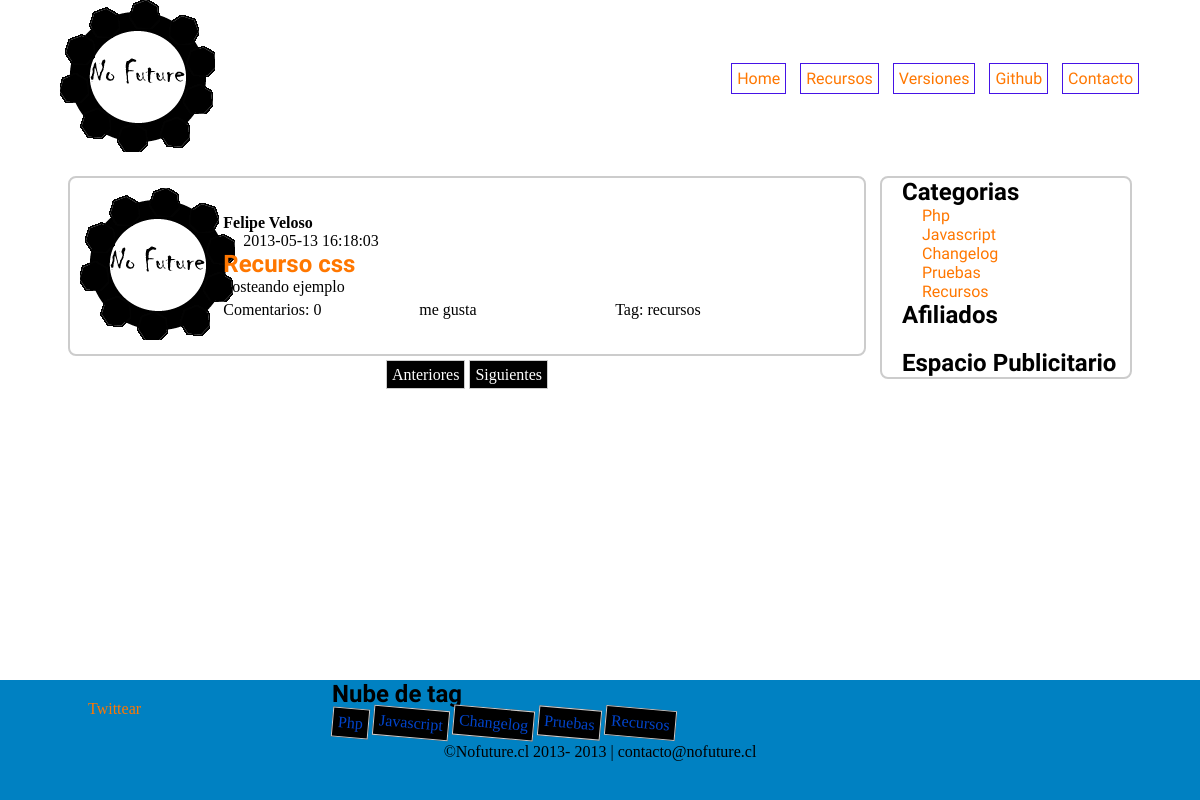
Page /entradas.php?cat=recursos on the committed database.
### tables this page shows
CREATE TABLE IF NOT EXISTS `pagina` (
  `idpagina` int(11) NOT NULL AUTO_INCREMENT,
  `nombre` varchar(100) DEFAULT NULL,
  `link` varchar(100) DEFAULT NULL,
  PRIMARY KEY (`idpagina`)
);

CREATE TABLE IF NOT EXISTS `post` (
  `idpost` int(11) NOT NULL AUTO_INCREMENT,
  `idusuario` int(11) DEFAULT NULL,
  `titulo` varchar(100) DEFAULT NULL,
  `fecha` datetime DEFAULT NULL,
  `contenido` text,
  `categoria` text,
  PRIMARY KEY (`idpost`)
);

CREATE TABLE IF NOT EXISTS `usuario` (
  `idusuario` int(11) NOT NULL AUTO_INCREMENT,
  `nombre` varchar(150) DEFAULT NULL,
  `fechanac` date DEFAULT NULL,
  `correo` varchar(150) DEFAULT NULL,
  `password` varchar(20) DEFAULT NULL,
  `foto` text,
  PRIMARY KEY (`idusuario`)
);

CREATE TABLE IF NOT EXISTS `categoria` (
  `idcategoria` int(11) NOT NULL AUTO_INCREMENT,
  `nombre_categoria` varchar(100) DEFAULT NULL,
  `slug` varchar(100) DEFAULT NULL,
  PRIMARY KEY (`idcategoria`)
);

### class/class.php (called while the page is built, shortened)
<?php
class Conectar{
	public static function con(){
		$con = mysql_connect("localhost","nofuture_bloger","Riraito1221");
		return $con;
	}
}
class blog{
	private $menu_bar = array();
	private $post_cat = array();
	private $categoria = array();
	private $usuario = array();
	public function get_menubar(){
		$sql = ("SELECT * FROM pagina");
		$res = mysql_query($sql,Conectar::con());
		while($reg = mysql_fetch_assoc($res)){
			$this->menu_bar[] = $reg;
		}
		return $this->menu_bar;
	}
	public function get_post_cat($inicio, $categoria){
		$sql = ("SELECT * FROM post WHERE categoria = '$categoria' ORDER BY idpost DESC LIMIT $inicio,10");
		$res = mysql_query($sql, Conectar::con());
		while($reg = mysql_fetch_assoc($res)){
			$this->post_cat[] = $reg;
		}
		return $this->post_cat;
	}
	public function get_cantidad_comentarios($idpost){
		$sql = ("SELECT COUNT(*) AS cuantos FROM comentario WHERE idpost = $idpost");
		$res = mysql_query($sql,Conectar::con());
		if($reg = mysql_fetch_array($res)){
			$total = $reg["cuantos"];
		}
		return $total;
	}
	public function get_categorias(){
		$sql = ("SELECT * FROM categoria");
		$res = mysql_query($sql, Conectar::con());
		while($reg = mysql_fetch_assoc($res)){
			$this->categoria[] = $reg;
		}
		return $this->categoria;
	}
	public function get_usuario($idusuario){
		$sql = ("SELECT * FROM usuario WHERE idusuario = '$idusuario'");
		$res = mysql_query($sql, Conectar::con());
		while($reg = mysql_fetch_assoc($res)){
			$this->usuario[] = $reg;
		}
		return $this->usuario;
	}
}
?>

### entradas.php (the view, shortened to what this page needs)
<?php include_once('header.php'); ?>
<?php
include_once ('class/class.php');
$blog = new blog();
if(isset($_GET['pos'])){
	$inicio = $_GET['pos'];
}
else{
	$inicio = 0;
}
$post_cat = $blog->get_post_cat($inicio,$_GET["cat"]);
if(sizeof($post_cat) != 0){
?>
<section id="contenido">
	<section id="cuerpo">
		<?php for($i = 0; $i< sizeof($post_cat); $i++){?>
		<?php
		$cantidad_comentario = $blog->get_cantidad_comentarios($post_cat[$i]['idpost']);
		$usuario = $blog->get_usuario($post_cat[$i]['idusuario']);
		$texto = str_replace(" ","-", $post_cat[$i]['titulo']);
		?>
		<article id="">
			<div class="foto">
				<img src="upload/<?php echo $usuario[0]['foto']; ?>"
					alt="Foto de Perfil <?php echo $post_cat[$i]['titulo'] ?>" />
			</div>
			<div class="noticia">
				<div class="autor">
					<?php echo $usuario[0]['nombre']?>
				</div>
				<div class="fecha">
					<?php echo $post_cat[$i]['fecha']?>
				</div>
				<div class="contenido">
					<h2>
						<a href="<?php echo $texto."c".$post_cat[$i]["idpost"].".php"; ?>"><?php echo $post_cat[$i]['titulo']; ?>
						</a>
					</h2>
					<?php echo $post_cat[$i]['contenido'];?>
				</div>
				<div class="comentarios">
					Comentarios:
					<?php echo $cantidad_comentario ?>
				</div>
				<div class="social">me gusta</div>
				<div class="tag">
					Tag:
					<?php echo $post_cat[$i]['categoria']?>
				</div>
			</div>
		</article>
		<div align="center" class="paginacion">
			<?php }	?>
			<?php if($inicio == 0){?>
			<a href="javascript:void(0)" class="paginacionbtn">Anteriores</a>
			<?php }else{
				$anterior = $inicio-5;
				?>
			<a href="?cat=<?php echo $_GET['cat'] ?>&pos=<?php echo $anterior;?>"
				class="paginacionbtn">Anteriores</a>
			<?php } ?>
			<?php if(count($post_cat) == 5){
				$proximo = $inicio+5;
				?>
			<a href="?cat=<?php echo $_GET['cat'] ?>&pos=<?php echo $proximo;?>"
				class="paginacionbtn">Anteriores</a>
			<?php
			}
			else{
	?>
			<a href="javascript:void(0)" class="paginacionbtn">Siguientes</a>
			<?php }
		}	?>
			</section>
			<aside>
				<?php include('sidebar.php'); ?>
			</aside>
		</section>
		<footer>
			<?php include('footer.php'); ?>
		</footer>
		</body>
		</html>

### header.php (shortened to what this page needs)
<?php
include_once 'class/class.php';
$blog = new blog();
$menubar =  $blog->get_menubar();
?>
<!DOCTYPE html>
<html>
<head>
<link rel="stylesheet" type="text/css" href="css/estilos.css">
</head>
<body>
	<header>
		<div id="logo" align="left">
			<a href="index.php"><img src="images/logo.png" /> </a>
		</div>
		<nav>
			<ul>
				<?php for($i = 0; $i<sizeof($menubar);$i++){ ?>
				<li><a href="<?php echo $menubar[$i]['link']; ?>"><?php echo $menubar[$i]['nombre'];?>
				</a></li>
				<?php }?>
			</ul>
		</nav>
	</header>

### sidebar.php (shortened to what this page needs)
<?php
include_once 'class/class.php';
$blog = new blog();
$categorias =  $blog->get_categorias();
?>
<ul>
	<li><h2>Categorias</h2></li>
	<?php for($i = 0; $i<sizeof($categorias);$i++){ ?>
	<li><a href="entradas.php?cat=<?php echo $categorias[$i]['slug'];?>"><?php echo $categorias[$i]['nombre_categoria']; ?>
	</a></li>
	<?php }?>
	<li><h2>Afiliados</h2></li>
</ul>
<div id="publicidad">
	<h2>Espacio Publicitario</h2>
</div>

### footer.php (shortened to what this page needs)
<?php
include_once 'class/class.php';
$tager_blog = new blog();
$tager = $tager_blog->get_categorias();
?>
<div id="socialmedia">
	<a href="https://twitter.com/share/" class="twitter-share-button"
		data-count="vertical" data-url="http://nofuture.cl"
		data-text="Visita Nofuture.cl Tu lugar para todo"
		data-via="Nofuturecl" data-lang="es">Twittear</a>
</div>
<div id="nubetags">
	<h2>Nube de tag</h2>
	<?php for($i = 0 ;$i<sizeof($tager);$i++){?>
	<div class="tager">
		<a href="entradas.php?cat=<?php echo $tager[$i]['slug']; ?>"><?php echo $tager[$i]['nombre_categoria']; ?>
		</a>
	</div>
	<?php }?>
</div>
<div id="footer">
	<p>
		&copyNofuture.cl 2013-
		<?php echo date('Y');?>
		| contacto@nofuture.cl
	</p>
</div>

### css/estilos.css (style rules this page uses)
* { border: 0px; margin: 0px; padding: 0px; }
article,figcaption,figure,footer,header,hgroup,nav, section { display: block; }
audio, iframe ,img,video, { max-width: 100%; }
a { color: #F70; font: bold; text-decoration: none; }
section#contenido { margin: 0px auto; max-width: 95%; text-align: center; margin-bottom: 140px; }
header { max-width: 100%; margin-bottom: 20px; }
footer { max-width: 100%; text-align: center; position:fixed; bottom:0; width:100%; height:120px; background-color:#0081C2; }
nav { text-align: right; width: 60%; }
nav, div#logo { display: inline-block; max-width: 100%; text-align: right; vertical-align: middle; }
nav ul { list-style: none; }
nav li { display: inline-block; padding: 5px; }
nav a { font-family: 'Unkempt', cursive; border: 1px solid #4513E6; padding: 5px; transition: all 0.5s linear; }
section#cuerpo,section#cuerporecurso, aside { border-radius: 0.5em; display: inline-block; margin: 0 auto; max-width: 100%; width: 70%; vertical-align: top; }
h2 { font-family: 'Unkempt', cursive; font-weight: bold; }
article,.comentario { border: 2px #CCCCCC solid; border-radius: 0.5em; padding: 10px; text-align: left; margin-bottom: 5px; }
aside { width: 20%; border: 2px #CCCCCC solid; text-align: left; padding-left: 20px; margin-left: 10px; }
aside ul { list-style: none; }
aside li { display: block; }
aside a { font-family: 'Unkempt', cursive; text-align: left; padding-left: 20px; }
div#logo { text-align: left; width: 30%; margin-left: 5%; }
#publicidad { margin-top: 20px; }
#socialmedia, #nubetags { display: inline-block; text-align: left; padding-left: 5%; vertical-align: middle; }
#socialmedia { width: 15%; }
#nubetags { width: 70%; }
#footer { width: 95%; display: inline-block; margin-top: 5px; }
.foto , .noticia { display: inline-block; vertical-align: middle; }
.foto { width: 18%; }
.noticia { width: 80%; }
.fecha, .autor { text-align: left; display: inline-block; }
.autor { font-weight: bold; width: 100%; }
.fecha { margin-left: 20px; font-weight: normal; }
.contenido { text-align: left; margin-bottom: 5px; }
.comentarios, .social, .tag { display: inline-block; text-align: left; }
.comentarios { width: 31% }
.social { width: 31% }
.tag { width: 31% }
.tager { display: inline-block; padding: 5px; border: 1px solid #CCCCCC; background: #000000; transform:rotate(5deg); -webkit-transform:rotate(5deg); }
.tager a { color: #0044CC; }
.paginacion { margin-top: 10px; }
.paginacionbtn { border: 1px solid #CCCCCC; background: #000000; color: #FFFFFF; padding: 5px; }

### rows in the picture
pagina: nombre "Home"
pagina: nombre "Recursos"
pagina: nombre "Versiones"
pagina: nombre "Github"
pagina: nombre "Contacto"
post: idusuario.foto (picture), idusuario.nombre "Felipe Veloso", fecha "2013-05-13 16:18:03", titulo "Recurso css", contenido "Posteando ejemplo", cantidad_comentario "0", categoria "recursos"
categoria: nombre_categoria "Php"
categoria: nombre_categoria "Javascript"
categoria: nombre_categoria "Changelog"
categoria: nombre_categoria "Pruebas"
categoria: nombre_categoria "Recursos"
